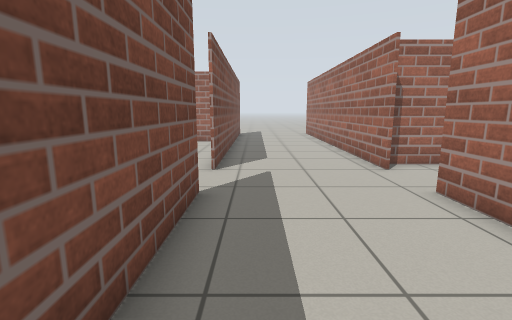
view 1 (above)

20 first-person views from a walk through a Gazebo world. The camera is 0.9 m above the floor, tilts 10° down and sees 85° across. The floor is counted in squares, 0.5 m on a side. Each view is taken from the middle of a square. On the plan, view 1 faces up. The plan holds only what a view shows up to about 15 squares ahead; the rest is blank. The robots in the file are not drawn. Gazebo's built-in surfaces are drawn with simple patterns. Some stock models are drawn as simple stand-ins. Some surface patterns are stand-ins.

view 2
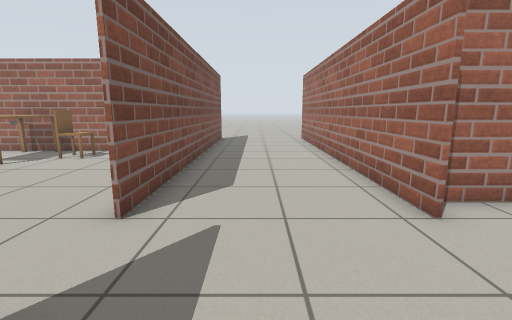

view 3
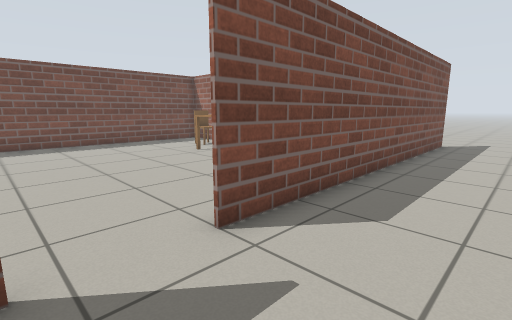

view 4
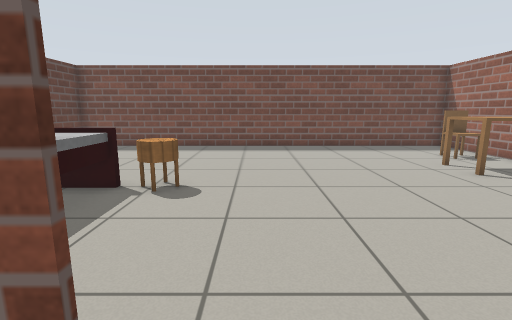

view 5
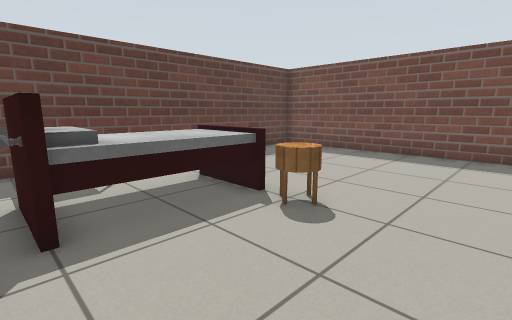

view 6
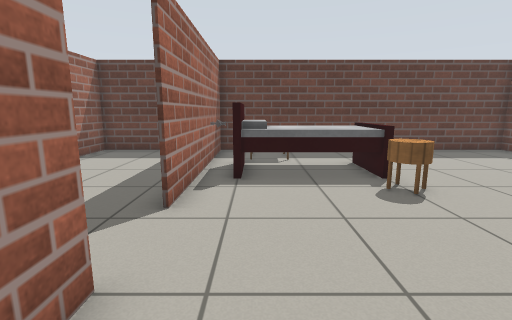

view 7
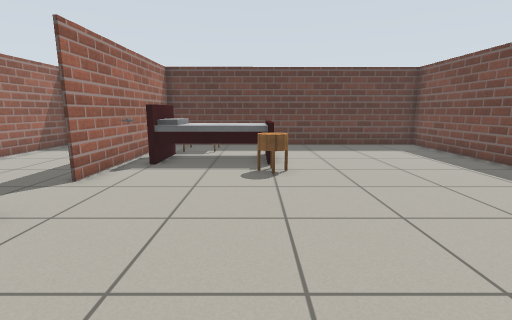

view 8
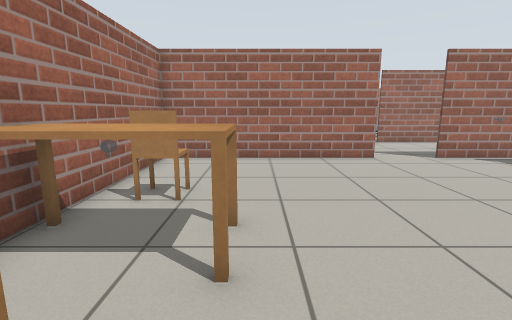

view 9
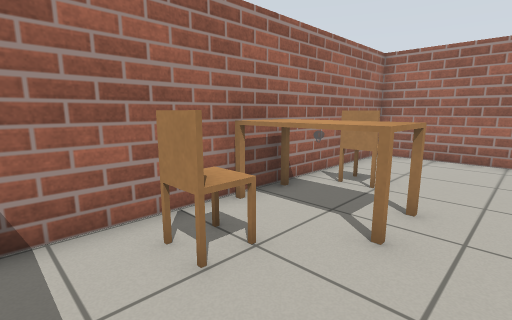

view 10
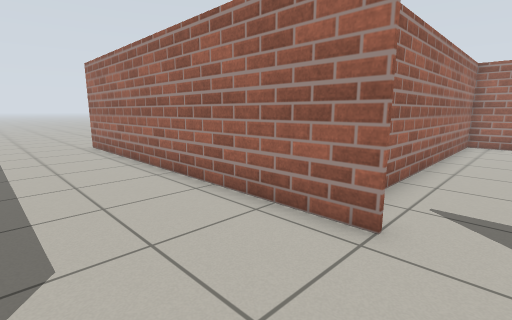

view 11
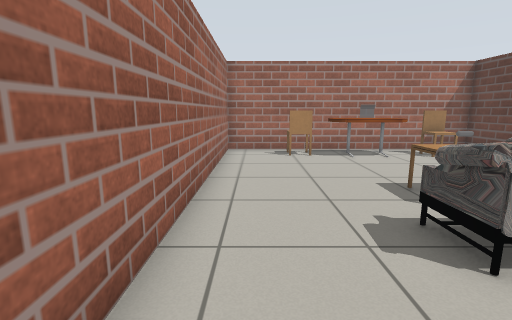

view 12
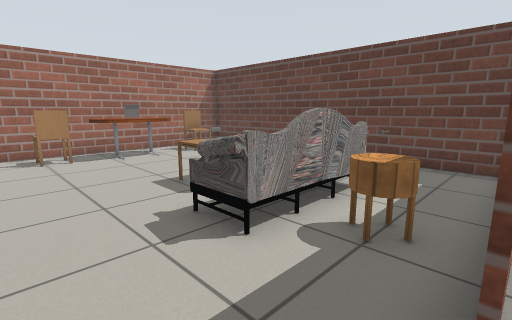

view 13
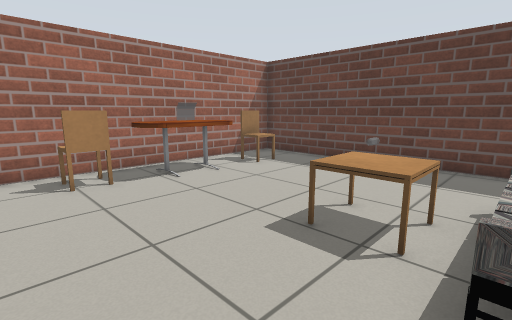

view 14
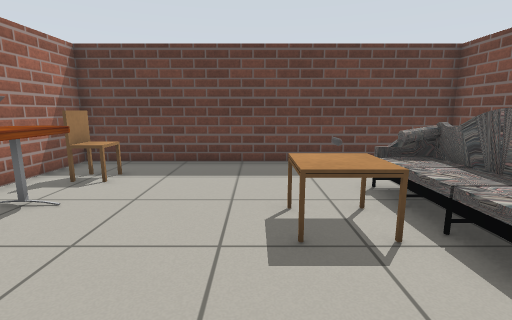

view 15
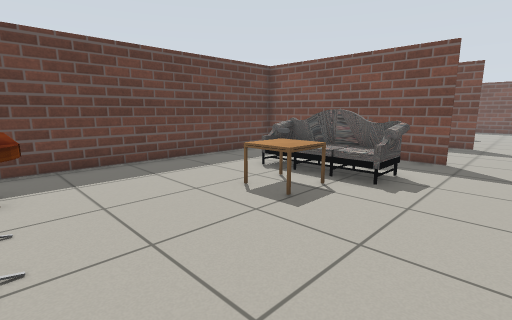

view 16
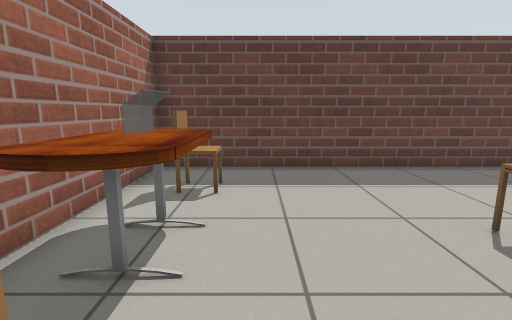

view 17
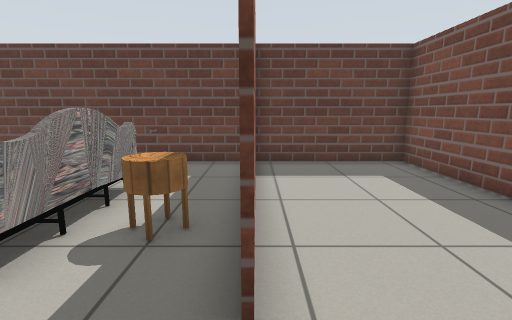

view 18
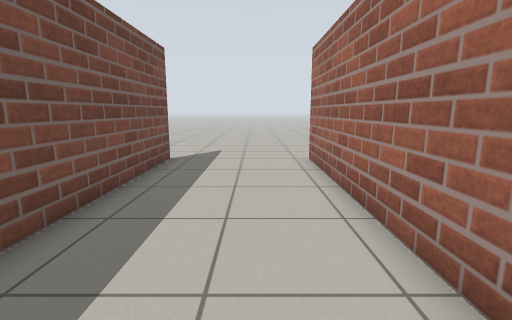

view 19
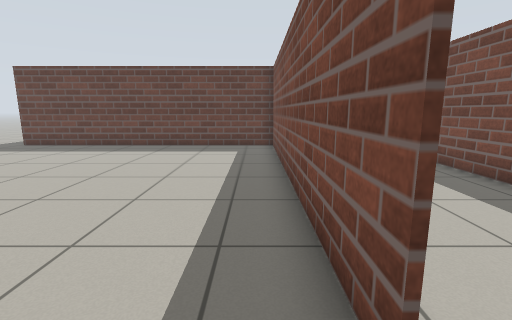

view 20
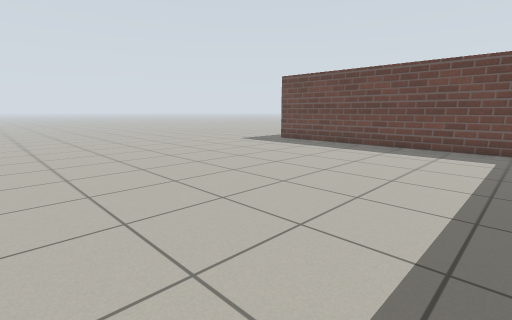

### Floor plan
Points are (right, up) in squares from view 1. A wall is a line through its corners. A room is listed if a view was taken in it or the views show most of it. See-through windows are left out.
Room 1 (views 1, 2, 3, 4, 10, 18)
walls: (4, 8.4) (4, 22.5); (-1.3, 6.1) (-1.3, -1.9); (-1.3, 22.6) (-1.3, 8.4); (-0.9, -1.9) (4.1, -1.9); (4, -1.9) (4, 6.1)
ways out: opening at (-1, 7.5) to room 2; opening at (4, 7.5) to room 3; opening at (4, 23.5) to room 4; opening at (-1, 23.5)
Room 2 (views 5, 6, 7, 8, 9)
walls: (-1.4, 8.4) (-1.4, 16.5) (-14.4, 16.5) (-14.4, -1.9) (-0.9, -1.9); (-1.4, -1.9) (-1.4, 6.1)
ways out: opening at (-1, 7.5) to room 1
objects: chair (-11, 15); table (-9, 14) to (-8, 16); round table (-7, 4) to (-6, 5); bed (-6, 2) to (-3, 3); chair (-6, 15); other object (-4, 0) to (-3, 1)
Room 3 (views 11, 12, 13, 14, 15, 16, 17)
walls: (4.1, 6.1) (4.1, -1.9) (17.1, -1.9) (17.1, 9.3) (4.5, 9.3)
ways out: opening at (4, 7.5) to room 1
objects: round table (5, 4) to (6, 4); sofa (7, 2) to (8, 5); coffee table (9, 3) to (10, 4); chair (15, 0) to (15, 1); table (15, 2) to (16, 5); chair (15, 6) to (16, 6)
Room 4 (views 19, 20)
walls: (4.1, 22.6) (4.1, 9.4) (17.2, 9.4)
ways out: opening at (4, 23.5) to room 1

Where each view was taken, in squares from view 1:
view 1: 0 up, 0 right, facing up
view 2: 4 up, 1 right, facing up
view 3: 6 up, 2 right, facing up-left
view 4: 7 up, 0 right, facing left
view 5: 8 up, 2 left, facing down-left
view 6: 11 up, 3 left, facing down
view 7: 13 up, 6 left, facing down
view 8: 13 up, 12 left, facing right
view 9: 12 up, 13 left, facing up-right
view 10: 7 up, 0 right, facing up-right
view 11: 8 up, 4 right, facing right
view 12: 8 up, 4 right, facing down-right
view 13: 8 up, 8 right, facing down-right
view 14: 8 up, 11 right, facing down
view 15: 8 up, 15 right, facing down-left
view 16: 7 up, 14 right, facing down
view 17: 8 up, 4 right, facing down
view 18: 12 up, 2 right, facing up
view 19: 24 up, 5 right, facing down
view 20: 24 up, 5 right, facing down-right
